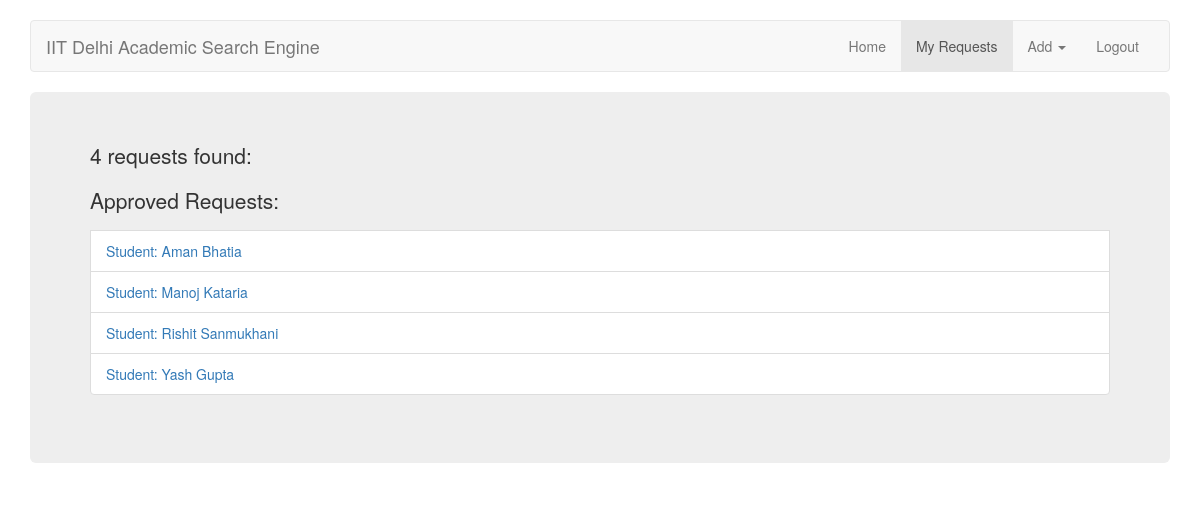
Page /my_requests/ (signed in) on the committed database.
### ASE/models.py (models this page shows, shortened)
class Request(models.Model):
	user = models.ForeignKey(User, verbose_name="User", related_name="user_requests")
	STATUS_CHOICES = [('Pending', 'Pending'), ('Approved', 'Approved'), ('Rejected', 'Rejected')]
	status = models.CharField(max_length=10, choices=STATUS_CHOICES, verbose_name="Status")
	feedback = models.TextField(max_length=200, verbose_name="Feedback", blank=True)

### ASE/views.py (the view)
# urls.py: url(r'^my_requests/$', views.my_requests, name='my_requests'),
@login_required
def my_requests(request):
    user = request.user
    myRequests = user.user_requests.all()
    context = {}
    context['requests'] = {}
    for myRequest in myRequests:
        myRequest.heading = get_request_heading(myRequest)
        myRequest.url = reverse('show_request', kwargs={'requestId': myRequest.pk})
        if myRequest.status not in context['requests']:
            context['requests'][myRequest.status] = []
        context['requests'][myRequest.status].append(myRequest)
    context['num_requests'] = len(myRequests)
    return render(request, 'my_requests.html', context)

### ASE/templatetags/tags.py (called while the page is built)
@register.simple_tag
def active_page(request, view_name):
    from django.core.urlresolvers import resolve, Resolver404
    path = resolve(request.path_info)
    if not request:
        return ""
    try:
        return "active" if path.url_name == view_name else ""
    except Resolver404:
        return ""

@register.filter(name='has_group')
def has_group(user, group_name):
    try:
        group = Group.objects.get(name=group_name)
    except Group.DoesNotExist:
        return False
    return group in user.groups.all()

### ASE/views.py (called while the page is built)
def get_request_heading(userRequest):
    try:
        heading = 'Student: ' + userRequest.studentrequest.data.name
    except Exception as e:
        pass
    try:
        heading = 'Faculty: ' + userRequest.facultyrequest.data.name
    except Exception as e:
        pass
    try:
        heading = 'Course: ' + userRequest.courserequest.data.name
    except Exception as e:
        pass
    try:
        heading = 'Project: ' + userRequest.projectrequest.data.title
    except Exception as e:
        pass
    return heading

### ASE/templates/my_requests.html (shortened to what this page needs)
{% extends "base.html" %}
{% block content %}
  <div class="jumbotron">
    {% include 'request_list.html' %}
  </div>
{% endblock %}

### ASE/templates/request_list.html
<p>{{num_requests}} request{{num_requests|pluralize}} found{% if num_requests %}:{% endif %}</p>
{% for status,status_requests in requests.items %}
  {% if status_requests|length %}
    <ul class="list-group">
      <p> {{status}} Requests: </p>
      {% for statusRequest in status_requests %}
        <li class="list-group-item">
        <div class="search-result">
          <span>
            <a href="{{statusRequest.url}}">{{ statusRequest.heading }}</a>
          </span>
        </div>
        </li>
      {% endfor %}
    </ul>
  {% endif %}
{% endfor %}

### ASE/static/css/jumbotron.css (style rules this page uses)
body { padding-top: 2rem; }

### rows in the picture
Request: status "Approved", heading "Student: Aman Bhatia"
Request: heading "Student: Manoj Kataria"
Request: heading "Student: Rishit Sanmukhani"
Request: heading "Student: Yash Gupta"

### other values in the picture
{{ num_requests }} "4"
